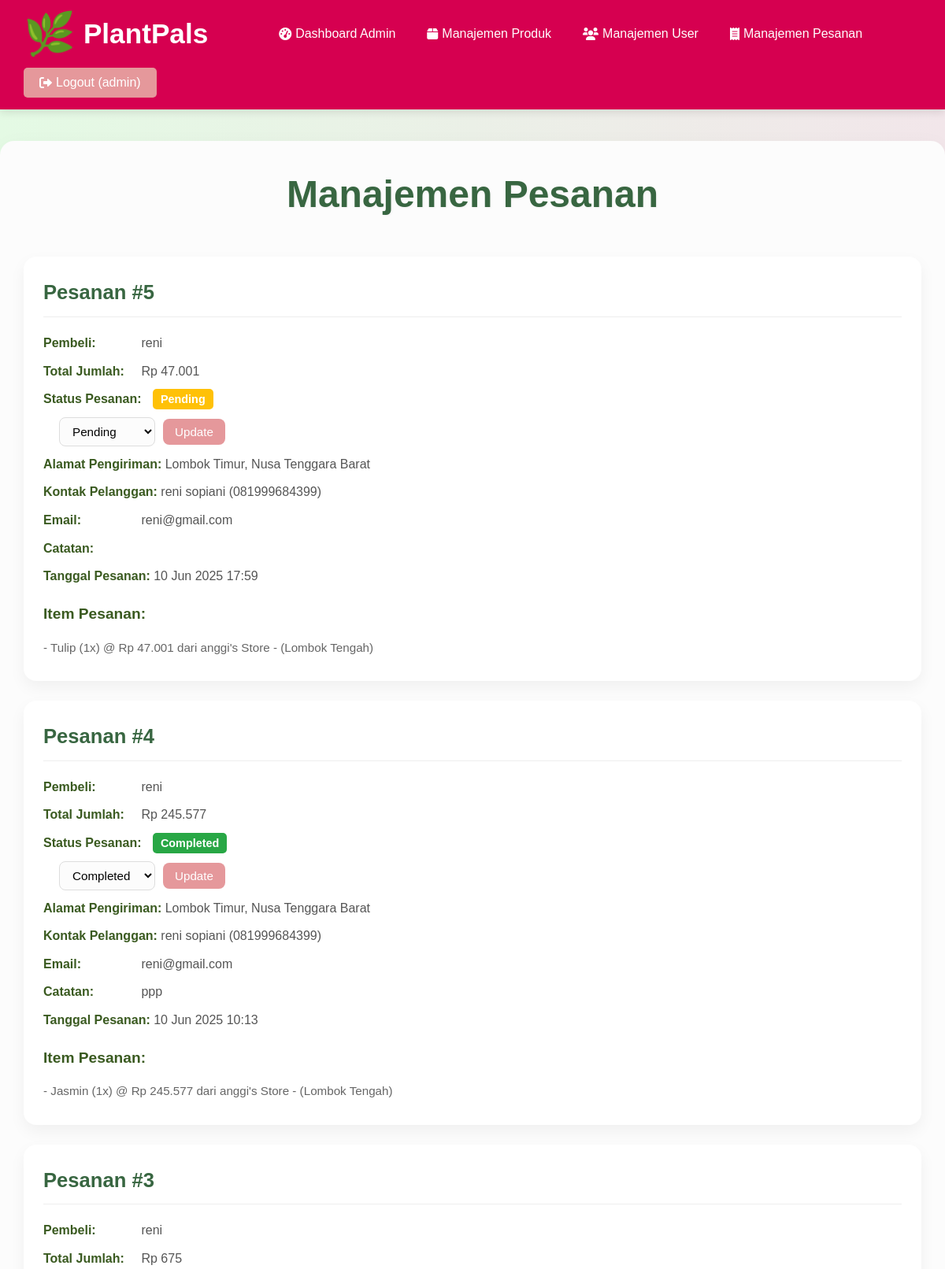
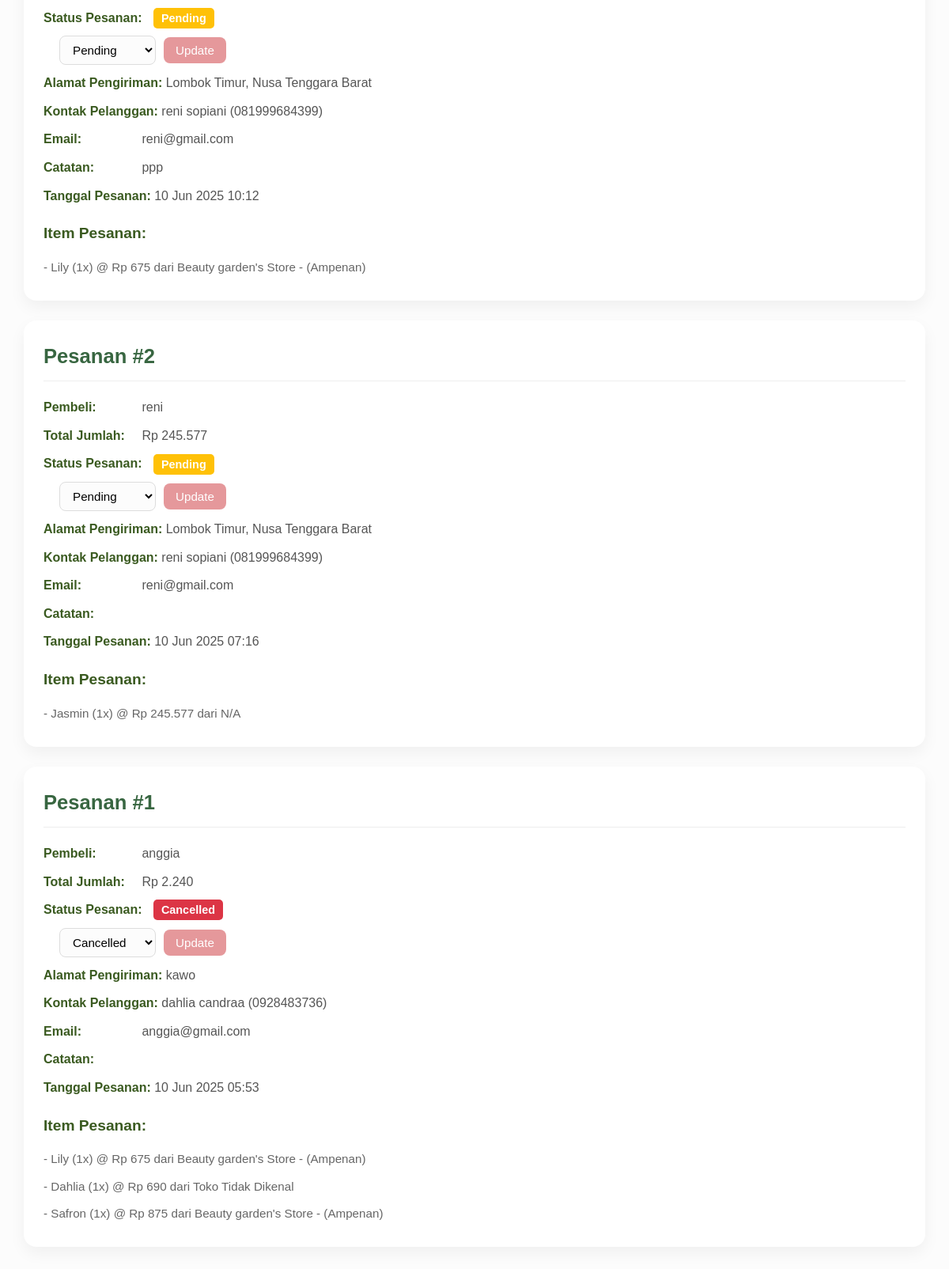
The page /admin/orders.php (signed in) on the database its author committed (2 pictures, top to bottom).
### tables this page shows
CREATE TABLE `orders` (
  `id` int(11) NOT NULL,
  `user_id` int(11) NOT NULL,
  `total_amount` decimal(10,2) NOT NULL,
  `order_status` enum('pending','processing','shipped','completed','cancelled') NOT NULL DEFAULT 'pending',
  `payment_method` enum('bank_transfer','cod') NOT NULL DEFAULT 'bank_transfer',
  `delivery_address` text NOT NULL,
  `customer_name` varchar(100) NOT NULL,
  `customer_phone` varchar(20) NOT NULL,
  `customer_email` varchar(100) DEFAULT NULL,
  `notes` text DEFAULT NULL,
  `order_date` timestamp NOT NULL DEFAULT current_timestamp()
);

CREATE TABLE `users` (
  `id` int(11) NOT NULL,
  `username` varchar(50) NOT NULL,
  `password` varchar(255) NOT NULL,
  `email` varchar(100) DEFAULT NULL,
  `full_name` varchar(100) DEFAULT NULL,
  `phone_number` varchar(20) DEFAULT NULL,
  `address` text DEFAULT NULL,
  `role` enum('buyer','seller','admin') NOT NULL DEFAULT 'buyer',
  `created_at` timestamp NOT NULL DEFAULT current_timestamp()
);

CREATE TABLE `order_items` (
  `id` int(11) NOT NULL,
  `order_id` int(11) NOT NULL,
  `product_id` int(11) DEFAULT NULL,
  `product_name` varchar(100) NOT NULL,
  `category` varchar(255) DEFAULT NULL,
  `unit_price` decimal(10,2) NOT NULL,
  `quantity` int(11) NOT NULL,
  `store_id` varchar(50) DEFAULT NULL,
  `store_name` varchar(255) DEFAULT NULL
);

### admin/orders.php (the view, shortened to what this page needs)
<?php
require_once '../config.php';
$orders = [];
$sql = "SELECT o.*, u.username as buyer_username FROM orders o JOIN users u ON o.user_id = u.id ORDER BY o.order_date DESC";
$result = mysqli_query($conn, $sql);
if ($result) {
    while ($row = mysqli_fetch_assoc($result)) {
        $order_items = [];
        $item_sql = "SELECT * FROM order_items WHERE order_id = ?";
        if ($item_stmt = mysqli_prepare($conn, $item_sql)) {
            mysqli_stmt_bind_param($item_stmt, "i", $row['id']);
            mysqli_stmt_execute($item_stmt);
            $item_result = mysqli_stmt_get_result($item_stmt);
            while ($item_row = mysqli_fetch_assoc($item_result)) {
                $order_items[] = $item_row;
            }
        }
        $row['items'] = $order_items;
        $orders[] = $row;
    }
}
?>
<?php include '../includes/header.php'; ?>
    <h1>Manajemen Pesanan</h1>
    <?php if (empty($orders)): ?>
        <p class="card-panel">Belum ada pesanan dalam database.</p>
    <?php else: ?>
        <?php foreach ($orders as $order): ?>
        <div class="order-card card-panel">
            <h3>Pesanan #<?php echo htmlspecialchars($order['id']); ?></h3>
            <p><strong>Pembeli:</strong> <?php echo htmlspecialchars($order['buyer_username']); ?></p>
            <p><strong>Total Jumlah:</strong> Rp <?php echo number_format($order['total_amount'], 0, ',', '.'); ?></p>
            <p><strong>Status Pesanan:</strong>
                <span class="status-badge <?php echo htmlspecialchars($order['order_status']); ?>"><?php echo htmlspecialchars(ucfirst($order['order_status'])); ?></span>
                <form action="orders.php" method="post" class="order-status-form">
                    <select name="new_status" class="order-status-select">
                        <option value="pending" <?php echo ($order['order_status'] == 'pending') ? 'selected' : ''; ?>>Pending</option>
                        <option value="completed" <?php echo ($order['order_status'] == 'completed') ? 'selected' : ''; ?>>Completed</option>
                        <option value="cancelled" <?php echo ($order['order_status'] == 'cancelled') ? 'selected' : ''; ?>>Cancelled</option>
                    </select>
                    <button type="submit" class="update-btn">Update</button>
                </form>
            </p>
            <p><strong>Alamat Pengiriman:</strong> <?php echo htmlspecialchars($order['delivery_address']); ?></p>
            <p><strong>Kontak Pelanggan:</strong> <?php echo htmlspecialchars($order['customer_name']); ?> (<?php echo htmlspecialchars($order['customer_phone']); ?>)</p>
            <p><strong>Email:</strong> <?php echo htmlspecialchars($order['customer_email']); ?></p>
            <p><strong>Catatan:</strong> <?php echo htmlspecialchars($order['notes']); ?></p>
            <p><strong>Tanggal Pesanan:</strong> <?php echo htmlspecialchars(date('d M Y H:i', strtotime($order['order_date']))); ?></p>
            <h4>Item Pesanan:</h4>
            <ul>
                <?php foreach ($order['items'] as $item): ?>
                    <li>- <?php echo htmlspecialchars($item['product_name']); ?> (<?php echo htmlspecialchars($item['quantity']); ?>x) @ Rp <?php echo number_format($item['unit_price'], 0, ',', '.'); ?> dari <?php echo htmlspecialchars($item['store_name']); ?></li>
                <?php endforeach; ?>
            </ul>
        </div>
        <?php endforeach; ?>
    <?php endif; ?>
<?php include '../includes/footer.php'; ?>

### CSS/main_styles.css (style rules this page uses)
* { box-sizing: border-box; margin: 0; padding: 0; }
body { font-family: 'Poppins', sans-serif; line-height: 1.6; background: linear-gradient(to right, rgb(228, 250, 228), rgb(242, 230, 234)); color: #333; min-height: 100vh; display: flex; flex-direction: column; }
h1, h2, h3, h4, h5, h6, .section-heading, .section-sub-title { font-family: 'Montserrat', sans-serif; }
.card-panel { background: #fff; padding: 30px; border-radius: 12px; box-shadow: 0 5px 15px rgba(0,0,0,0.1); }

### CSS/admin_seller_styles.css (style rules this page uses)
.main-content h1 { font-size: 3rem; margin-bottom: 40px; text-align: center; color: #386641; font-weight: 700; text-shadow: 1px 1px 3px rgba(0,0,0,0.05); }
.card-panel { background: #ffffff; border-radius: 16px; box-shadow: 0 8px 20px rgba(0,0,0,0.05); padding: 30px; margin-bottom: 40px; }
.order-card { background-color: #ffffff; border-radius: 16px; box-shadow: 0 8px 20px rgba(0,0,0,0.05); padding: 30px; margin-bottom: 30px; }
.order-card h3 { font-size: 1.8rem; color: #386641; margin-bottom: 20px; border-bottom: 1px solid #eee; padding-bottom: 10px; }
.order-card p { margin-bottom: 10px; font-size: 1rem; color: #555; }
.order-card p strong { color: #3a5a20; min-width: 120px; display: inline-block; }
.order-card .status-badge { padding: 5px 10px; border-radius: 5px; font-weight: bold; color: white; font-size: 0.9em; vertical-align: middle; margin-left: 10px; }
.status-badge.pending { background-color: #ffc107; }
.status-badge.completed { background-color: #28a745; }
.status-badge.cancelled { background-color: #dc3545; }
.order-card .order-status-form { display: inline-flex; align-items: center; gap: 10px; margin-left: 20px; vertical-align: middle; }
.order-card .order-status-select { padding: 8px 12px; border: 1px solid #ddd; border-radius: 8px; font-size: 0.95rem; background-color: #fcfcfc; cursor: pointer; }
.order-card .update-btn { background-color: #E5989B; color: white; border: none; padding: 8px 15px; border-radius: 8px; font-size: 0.95rem; cursor: pointer; transition: background-color 0.3s ease; display: inline-flex; align-items: center; gap: 5px; }
.order-card h4 { font-size: 1.2rem; color: #3a5a20; margin-top: 20px; margin-bottom: 10px; }
.order-card ul { list-style: none; padding: 0; }
.order-card ul li { padding: 5px 0; color: #666; font-size: 0.95rem; }
@media (max-width: 1200px) { h1 { font-size: 2.5rem; margin-bottom: 30px; } }
@media (max-width: 1200px) { .card-panel { padding: 25px; margin-bottom: 30px; } }
@media (max-width: 1200px) { .order-card { padding: 25px; margin-bottom: 25px; } }
@media (max-width: 1200px) { .order-card h3 { font-size: 1.6rem; } }

### rows shown on the page
orders: id "5", user.username "reni", total_amount "47.001", order_status "Pending", new_status "Pending", delivery_address "Lombok Timur, Nusa Tenggara Barat", customer_name "reni sopiani", customer_phone "081999684399", customer_email "reni@gmail.com", order_date "10 Jun 2025 17:59"
order_items: product_name "Tulip", quantity "1", unit_price "47.001", store_name "anggi's Store - (Lombok Tengah)"
orders: id "4", user.username "reni", total_amount "245.577", order_status "Completed", new_status "Completed", delivery_address "Lombok Timur, Nusa Tenggara Barat", customer_name "reni sopiani", customer_phone "081999684399", customer_email "reni@gmail.com", notes "ppp", order_date "10 Jun 2025 10:13"
order_items: product_name "Jasmin", quantity "1", unit_price "245.577", store_name "anggi's Store - (Lombok Tengah)"
orders: id "3", user.username "reni", total_amount "675", order_status "Pending", new_status "Pending", delivery_address "Lombok Timur, Nusa Tenggara Barat", customer_name "reni sopiani", customer_phone "081999684399", customer_email "reni@gmail.com", notes "ppp", order_date "10 Jun 2025 10:12"
order_items: product_name "Lily", quantity "1", unit_price "675", store_name "Beauty garden's Store - (Ampenan)"
orders: id "2", user.username "reni", total_amount "245.577", order_status "Pending", new_status "Pending", delivery_address "Lombok Timur, Nusa Tenggara Barat", customer_name "reni sopiani", customer_phone "081999684399", customer_email "reni@gmail.com", order_date "10 Jun 2025 07:16"
order_items: product_name "Jasmin", quantity "1", unit_price "245.577", store_name "N/A"
orders: id "1", user.username "anggia", total_amount "2.240", order_status "Cancelled", new_status "Cancelled", delivery_address "kawo", customer_name "dahlia candraa", customer_phone "0928483736", customer_email "anggia@gmail.com", order_date "10 Jun 2025 05:53"
order_items: product_name "Lily", quantity "1", unit_price "675", store_name "Beauty garden's Store - (Ampenan)"
order_items: product_name "Dahlia", quantity "1", unit_price "690", store_name "Toko Tidak Dikenal"
order_items: product_name "Safron", quantity "1", unit_price "875", store_name "Beauty garden's Store - (Ampenan)"

### other values the page prints
$current_username "admin"
